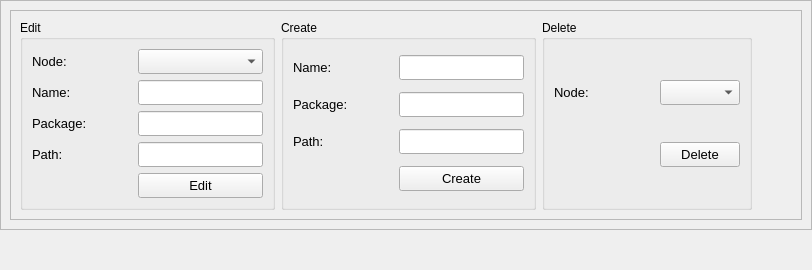
          <widget class="QWidget" name="W_ConfigNodePage">
           <property name="styleSheet">
            <string notr="true"/>
           </property>
           <attribute name="title">
            <string>Node</string>
           </attribute>
           <layout class="QVBoxLayout" name="verticalLayout_5">
            <property name="spacing">
             <number>7</number>
            </property>
            <property name="leftMargin">
             <number>0</number>
            </property>
            <property name="topMargin">
             <number>0</number>
            </property>
            <property name="rightMargin">
             <number>0</number>
            </property>
            <property name="bottomMargin">
             <number>0</number>
            </property>
            <item>
             <widget class="QFrame" name="frame">
              <property name="frameShape">
               <enum>QFrame::StyledPanel</enum>
              </property>
              <property name="frameShadow">
               <enum>QFrame::Raised</enum>
              </property>
              <layout class="QVBoxLayout" name="verticalLayout_3">
               <item>
                <widget class="QFrame" name="frame_2">
                 <property name="frameShape">
                  <enum>QFrame::StyledPanel</enum>
                 </property>
                 <property name="frameShadow">
                  <enum>QFrame::Raised</enum>
                 </property>
                 <layout class="QHBoxLayout" name="horizontalLayout_7">
                  <item>
                   <widget class="QGroupBox" name="groupBox_8">
                    <property name="title">
                     <string>Edit</string>
                    </property>
                    <layout class="QGridLayout" name="gridLayout">
                     <item row="2" column="2">
                      <widget class="QLineEdit" name="lineEdit_11">
                       <property name="minimumSize">
                        <size>
                         <width>0</width>
                         <height>25</height>
                        </size>
                       </property>
                       <property name="maximumSize">
                        <size>
                         <width>16777215</width>
                         <height>25</height>
                        </size>
                       </property>
                       <property name="font">
                        <font>
                         <pointsize>10</pointsize>
                        </font>
                       </property>
                      </widget>
                     </item>
                     <item row="3" column="0">
                      <widget class="QLabel" name="label_21">
                       <property name="minimumSize">
                        <size>
                         <width>100</width>
                         <height>0</height>
                        </size>
                       </property>
                       <property name="font">
                        <font>
                         <pointsize>10</pointsize>
                        </font>
                       </property>
                       <property name="text">
                        <string>Path:</string>
                       </property>
                      </widget>
                     </item>
                     <item row="0" column="2">
                      <widget class="QComboBox" name="comboBox_5">
                       <property name="minimumSize">
                        <size>
                         <width>0</width>
                         <height>25</height>
                        </size>
                       </property>
                       <property name="maximumSize">
                        <size>
                         <width>16777215</width>
                         <height>25</height>
                        </size>
                       </property>
                       <property name="font">
                        <font>
                         <pointsize>10</pointsize>
                        </font>
                       </property>
                      </widget>
                     </item>
                     <item row="0" column="0">
                      <widget class="QLabel" name="label_17">
                       <property name="minimumSize">
                        <size>
                         <width>100</width>
                         <height>0</height>
                        </size>
                       </property>
                       <property name="font">
                        <font>
                         <pointsize>10</pointsize>
                        </font>
                       </property>
                       <property name="text">
                        <string>Node:</string>
                       </property>
                      </widget>
                     </item>
                     <item row="1" column="2">
                      <widget class="QLineEdit" name="lineEdit_9">
                       <property name="minimumSize">
                        <size>
                         <width>0</width>
                         <height>25</height>
                        </size>
                       </property>
                       <property name="maximumSize">
                        <size>
                         <width>16777215</width>
                         <height>25</height>
                        </size>
                       </property>
                       <property name="font">
                        <font>
                         <pointsize>10</pointsize>
                        </font>
                       </property>
                       <property name="text">
                        <string/>
                       </property>
                      </widget>
                     </item>
                     <item row="1" column="0">
                      <widget class="QLabel" name="label_18">
                       <property name="minimumSize">
                        <size>
                         <width>100</width>
                         <height>0</height>
                        </size>
                       </property>
                       <property name="font">
                        <font>
                         <pointsize>10</pointsize>
                        </font>
                       </property>
                       <property name="text">
                        <string>Name:</string>
                       </property>
                      </widget>
                     </item>
                     <item row="2" column="0">
                      <widget class="QLabel" name="label_19">
                       <property name="minimumSize">
                        <size>
                         <width>100</width>
                         <height>0</height>
                        </size>
                       </property>
                       <property name="font">
                        <font>
                         <pointsize>10</pointsize>
                        </font>
                       </property>
                       <property name="text">
                        <string>Package:</string>
                       </property>
                      </widget>
                     </item>
                     <item row="4" column="2">
                      <widget class="QPushButton" name="btnNodeEdit">
                       <property name="minimumSize">
                        <size>
                         <width>0</width>
                         <height>25</height>
                        </size>
                       </property>
                       <property name="maximumSize">
                        <size>
                         <width>16777215</width>
                         <height>25</height>
                        </size>
                       </property>
                       <property name="font">
                        <font>
                         <pointsize>10</pointsize>
                        </font>
                       </property>
                       <property name="text">
                        <string>Edit</string>
                       </property>
                      </widget>
                     </item>
                     <item row="3" column="2">
                      <widget class="QLineEdit" name="lineEdit">
                       <property name="minimumSize">
                        <size>
                         <width>0</width>
                         <height>25</height>
                        </size>
                       </property>
                       <property name="maximumSize">
                        <size>
                         <width>16777215</width>
                         <height>25</height>
                        </size>
                       </property>
                       <property name="font">
                        <font>
                         <pointsize>10</pointsize>
                        </font>
                       </property>
                      </widget>
                     </item>
                    </layout>
                   </widget>
                  </item>
                  <item>
                   <widget class="QGroupBox" name="groupBox_5">
                    <property name="title">
                     <string>Create</string>
                    </property>
                    <layout class="QGridLayout" name="gridLayout_6">
                     <item row="1" column="1">
                      <widget class="QLineEdit" name="lineEdit_16">
                       <property name="minimumSize">
                        <size>
                         <width>0</width>
                         <height>25</height>
                        </size>
                       </property>
                       <property name="maximumSize">
                        <size>
                         <width>16777215</width>
                         <height>25</height>
                        </size>
                       </property>
                       <property name="font">
                        <font>
                         <pointsize>10</pointsize>
                        </font>
                       </property>
                      </widget>
                     </item>
                     <item row="0" column="0">
                      <widget class="QLabel" name="lblNodeCreateName">
                       <property name="minimumSize">
                        <size>
                         <width>100</width>
                         <height>0</height>
                        </size>
                       </property>
                       <property name="font">
                        <font>
                         <pointsize>10</pointsize>
                        </font>
                       </property>
                       <property name="text">
                        <string>Name:</string>
                       </property>
                      </widget>
                     </item>
                     <item row="0" column="1">
                      <widget class="QLineEdit" name="txtNodeCreateName">
                       <property name="minimumSize">
                        <size>
                         <width>0</width>
                         <height>25</height>
                        </size>
                       </property>
                       <property name="maximumSize">
                        <size>
                         <width>16777215</width>
                         <height>25</height>
                        </size>
                       </property>
                       <property name="font">
                        <font>
                         <pointsize>10</pointsize>
                        </font>
                       </property>
                      </widget>
                     </item>
                     <item row="2" column="1">
                      <widget class="QLineEdit" name="lineEdit_17">
                       <property name="minimumSize">
                        <size>
                         <width>0</width>
                         <height>25</height>
                        </size>
                       </property>
                       <property name="maximumSize">
                        <size>
                         <width>16777215</width>
                         <height>25</height>
                        </size>
                       </property>
                       <property name="font">
                        <font>
                         <pointsize>10</pointsize>
                        </font>
                       </property>
                      </widget>
                     </item>
                     <item row="2" column="0">
                      <widget class="QLabel" name="label_27">
                       <property name="minimumSize">
                        <size>
                         <width>100</width>
                         <height>0</height>
                        </size>
                       </property>
                       <property name="font">
                        <font>
                         <pointsize>10</pointsize>
                        </font>
                       </property>
                       <property name="text">
                        <string>Path:</string>
                       </property>
                      </widget>
                     </item>
                     <item row="1" column="0">
                      <widget class="QLabel" name="label_26">
                       <property name="minimumSize">
                        <size>
                         <width>100</width>
                         <height>0</height>
                        </size>
                       </property>
                       <property name="font">
                        <font>
                         <pointsize>10</pointsize>
                        </font>
                       </property>
                       <property name="text">
                        <string>Package:</string>
                       </property>
                      </widget>
                     </item>
                     <item row="3" column="1">
                      <widget class="QPushButton" name="pushButton_10">
                       <property name="minimumSize">
                        <size>
                         <width>0</width>
                         <height>25</height>
                        </size>
                       </property>
                       <property name="maximumSize">
                        <size>
                         <width>16777215</width>
                         <height>25</height>
                        </size>
                       </property>
                       <property name="font">
                        <font>
                         <pointsize>10</pointsize>
                        </font>
                       </property>
                       <property name="text">
                        <string>Create</string>
                       </property>
                      </widget>
                     </item>
                    </layout>
                   </widget>
                  </item>
                  <item>
                   <widget class="QGroupBox" name="groupBox_6">
                    <property name="title">
                     <string>Delete</string>
                    </property>
                    <layout class="QGridLayout" name="gridLayout_14">
                     <item row="0" column="1">
                      <widget class="QComboBox" name="cbxNodeDelete">
                       <property name="minimumSize">
                        <size>
                         <width>0</width>
                         <height>25</height>
                        </size>
                       </property>
                       <property name="maximumSize">
                        <size>
                         <width>16777215</width>
                         <height>25</height>
                        </size>
                       </property>
                       <property name="font">
                        <font>
                         <pointsize>10</pointsize>
                        </font>
                       </property>
                      </widget>
                     </item>
                     <item row="0" column="0">
                      <widget class="QLabel" name="label_20">
                       <property name="minimumSize">
                        <size>
                         <width>100</width>
                         <height>0</height>
                        </size>
                       </property>
                       <property name="font">
                        <font>
                         <pointsize>10</pointsize>
                        </font>
                       </property>
                       <property name="text">
                        <string>Node:</string>
                       </property>
                      </widget>
                     </item>
                     <item row="1" column="1">
                      <widget class="QPushButton" name="pushButton_3">
                       <property name="minimumSize">
                        <size>
                         <width>0</width>
                         <height>25</height>
                        </size>
                       </property>
                       <property name="maximumSize">
                        <size>
                         <width>16777215</width>
                         <height>25</height>
                        </size>
                       </property>
                       <property name="font">
                        <font>
                         <pointsize>10</pointsize>
                        </font>
                       </property>
                       <property name="text">
                        <string>Delete</string>
                       </property>
                      </widget>
                     </item>
                    </layout>
                   </widget>
                  </item>
                  <item>
                   <spacer name="horizontalSpacer_4">
                    <property name="orientation">
                     <enum>Qt::Horizontal</enum>
                    </property>
                    <property name="sizeHint" stdset="0">
                     <size>
                      <width>40</width>
                      <height>20</height>
                     </size>
                    </property>
                   </spacer>
                  </item>
                 </layout>
                </widget>
               </item>
              </layout>
             </widget>
            </item>
            <item>
             <spacer name="verticalSpacer_4">
              <property name="orientation">
               <enum>Qt::Vertical</enum>
              </property>
              <property name="sizeHint" stdset="0">
               <size>
                <width>20</width>
                <height>40</height>
               </size>
              </property>
             </spacer>
            </item>
           </layout>
          </widget>
